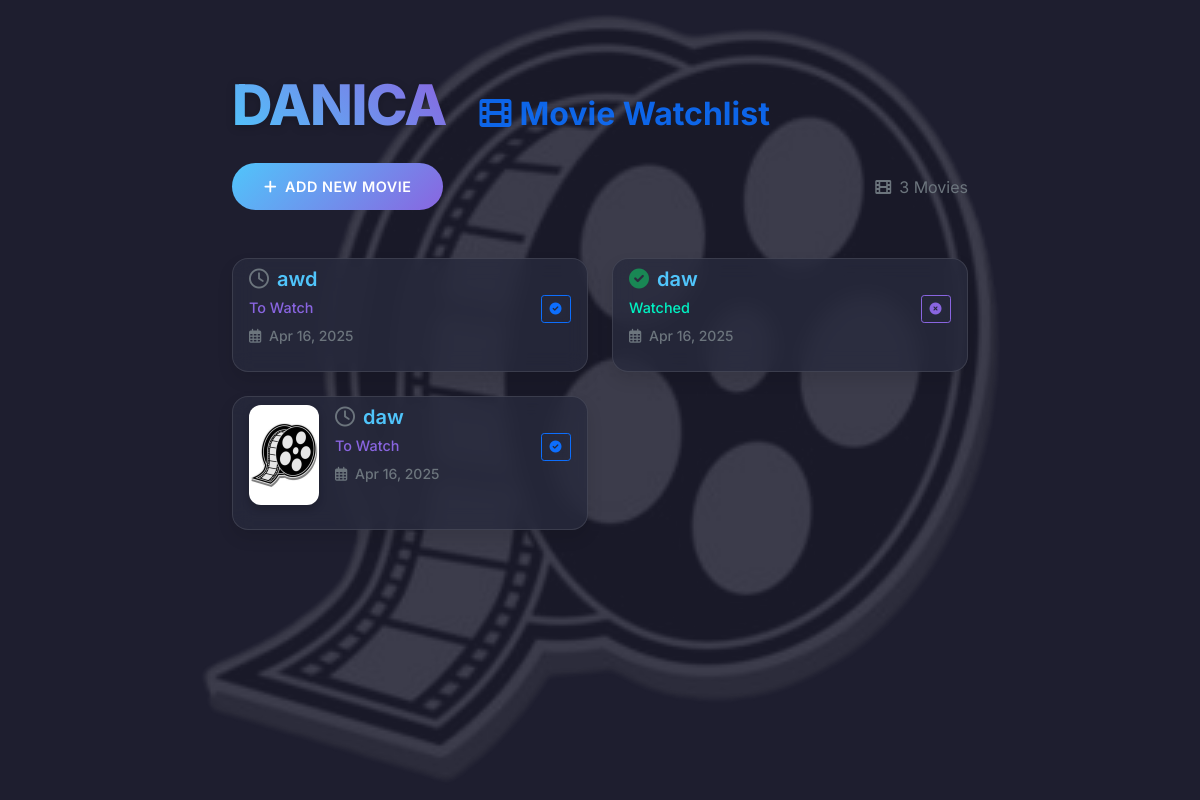
The page /movies/ on the database as committed earlier.
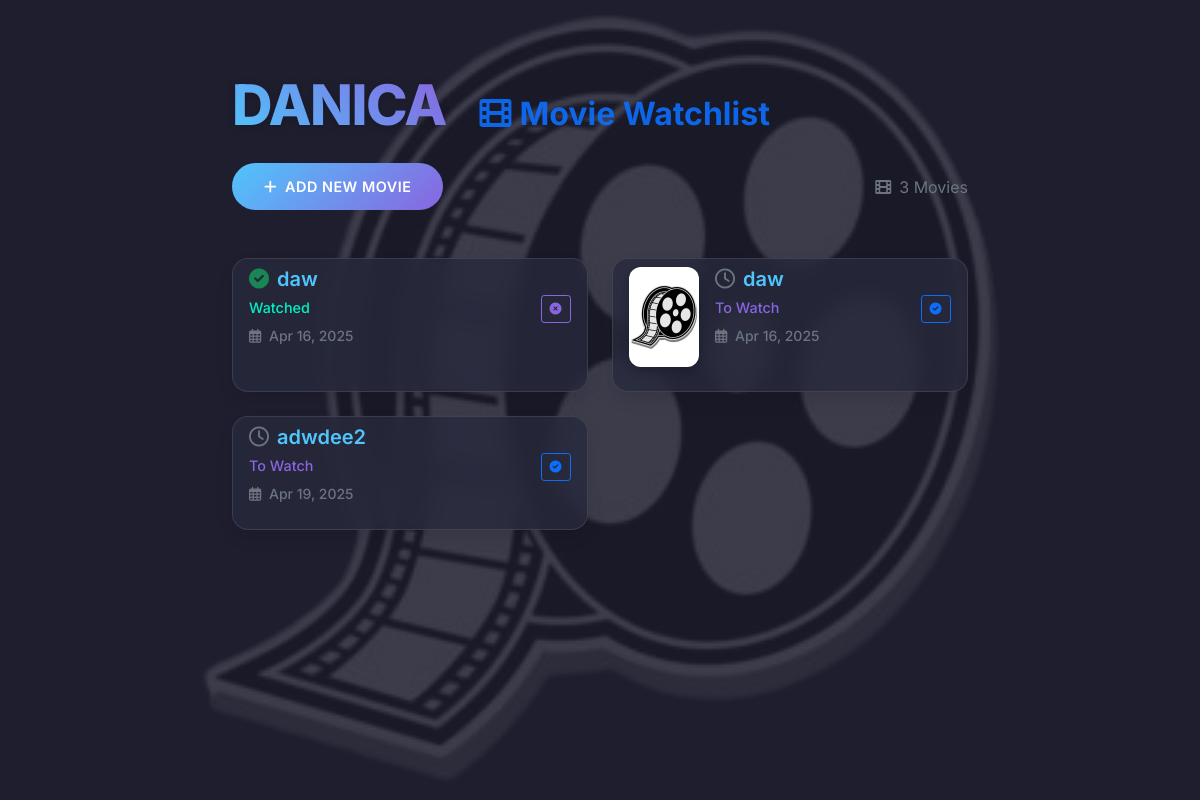
The same page on the database as committed later.
### watchlist/models.py (models this page shows, shortened)
class Movie(models.Model):
    title = models.CharField(max_length=200)
    description = models.TextField(blank=True)
    watched = models.BooleanField(default=False)
    date_added = models.DateTimeField(auto_now_add=True)
    poster = models.ImageField(upload_to='movie_posters/', null=True, blank=True)

### watchlist/views.py (the view)
# urls.py: path('movies/', MovieListView.as_view(), name='movie-list'),  # Move movie list to /movies/ URL
class MovieListView(ListView):
    model = Movie
    template_name = 'watchlist/movie_list.html'
    context_object_name = 'movies'

### watchlist/templates/watchlist/movie_list.html (shortened to what this page needs)
{% extends 'watchlist/base.html' %}
{% block content %}
<div class="mb-5">
    <h1 class="mb-4 movie-title d-flex align-items-center">
        <a href="{% url 'home' %}" class="text-decoration-none">
            <span class="logo-text me-4">Danica</span>
            <span class="title-text"><i class="fas fa-film me-2"></i>Movie Watchlist</span>
        </a>
    </h1>
    <div class="d-flex justify-content-between align-items-center mb-4">
        <a href="{% url 'movie-create' %}" class="btn btn-primary">
            <i class="fas fa-plus me-2"></i>Add New Movie
        </a>
        <div class="text-muted">
            <i class="fas fa-film me-2"></i>{{ movies|length }} Movies
        </div>
    </div>
</div>
<div class="row g-4">
    {% for movie in movies %}
        <div class="col-md-6">
            <a href="{% url 'movie-detail' movie.pk %}" class="text-decoration-none">
                <div class="list-group-item movie-card h-100">
                    <div class="d-flex gap-3">
                        {% if movie.poster %}
                            <div class="flex-shrink-0">
                                <img src="{{ movie.poster.url }}" alt="{{ movie.title }}" class="movie-poster">
                            </div>
                        {% endif %}
                        <div class="flex-grow-1">
                            <h5 class="mb-1 movie-title d-flex align-items-center">
                                {% if movie.watched %}
                                    <i class="fas fa-check-circle me-2 text-success"></i>
                                {% else %}
                                    <i class="far fa-clock me-2 text-muted"></i>
                                {% endif %}
                                {{ movie.title }}
                            </h5>
                            <div class="d-flex justify-content-between align-items-center">
                                <p class="mb-1 movie-status {% if movie.watched %}watched{% endif %}">
                                    {% if movie.watched %}Watched{% else %}To Watch{% endif %}
                                </p>
                                <form method="post" action="{% url 'movie-toggle' movie.pk %}" class="d-inline">
                                    <button type="submit" class="btn btn-xs {% if movie.watched %}btn-outline-secondary{% else %}btn-outline-primary{% endif %}">
                                        {% if movie.watched %}
                                            <i class="fas fa-times-circle"></i>
                                        {% else %}
                                            <i class="fas fa-check-circle"></i>
                                        {% endif %}
                                    </button>
                                </form>
                            </div>
                            <small class="text-muted">
                                <i class="far fa-calendar-alt me-1"></i>
                                {{ movie.date_added|date:"M d, Y" }}
                            </small>
                        </div>
                    </div>
                </div>
            </a>
        </div>
    {% endfor %}
</div>
{% endblock %}

### watchlist/templates/watchlist/base.html (shortened to what this page needs)
<!DOCTYPE html>
<html>
<head>
    <link href="https://cdn.jsdelivr.net/npm/bootstrap@5.1.3/dist/css/bootstrap.min.css" rel="stylesheet">
    <link href="https://cdnjs.cloudflare.com/ajax/libs/font-awesome/6.0.0/css/all.min.css" rel="stylesheet">
    {% load static %}
    <link rel="stylesheet" type="text/css" href="{% static 'watchlist/css/styles.css' %}">
</head>
<body>
    <div class="bg-image"></div>
    <div class="content-overlay">
        <div class="container mt-4">
            {% block content %}
            {% endblock %}
        </div>
    </div>
</body>
</html>

### watchlist/static/watchlist/css/styles.css (style rules this page uses)
:root { --primary-gradient: linear-gradient(135deg, #50c5fb, #8965e0); --secondary-gradient: linear-gradient(135deg, #272a3d, #1e1e2f); --hover-transition: all 0.3s cubic-bezier(0.4, 0, 0.2, 1); }
body { background-color: #1e1e2f; font-family: 'Inter', -apple-system, BlinkMacSystemFont, sans-serif; color: #e4e4e4; }
.container { max-width: 800px; padding: 3rem 2rem; }
.movie-title { color: #50c5fb; font-weight: 600; }
.list-group-item { border: none; margin-bottom: 1rem; border-radius: 16px !important; box-shadow: 0 8px 16px rgba(0,0,0,0.1); transition: var(--hover-transition); background: rgba(39, 42, 61, 0.8); backdrop-filter: blur(10px); border: 1px solid rgba(255, 255, 255, 0.1); }
.movie-status { font-size: 0.9rem; font-weight: 500; color: #8965e0; }
.movie-status.watched { color: #00f2c3; }
.btn { border-radius: 30px; padding: 0.8rem 2rem; font-weight: 600; text-transform: uppercase; font-size: 0.9rem; letter-spacing: 0.5px; transition: var(--hover-transition); }
.btn-primary { background: var(--primary-gradient); border: none; position: relative; overflow: hidden; }
.btn-primary::after { content: ''; position: absolute; top: 0; left: 0; width: 100%; height: 100%; background: linear-gradient(135deg, rgba(255,255,255,0.2), transparent); opacity: 0; transition: var(--hover-transition); }
.btn-outline-secondary { color: #8965e0; border-color: #8965e0; background: transparent; backdrop-filter: blur(4px); }
.btn-outline-primary { backdrop-filter: blur(4px); }
.btn-xs { padding: 0.25rem 0.5rem; font-size: 0.75rem; line-height: 1.5; border-radius: 0.2rem; }
.logo-text { font-size: 3.5rem; font-weight: 800; background: linear-gradient(45deg, #50c5fb, #8965e0); -webkit-background-clip: text; background-clip: text; -webkit-text-fill-color: transparent; letter-spacing: -1.5px; transition: all 0.3s ease; display: inline-block; text-transform: uppercase; filter: drop-shadow(0 2px 4px rgba(0,0,0,0.2)); }
h1.movie-title { font-size: 2.5rem; font-weight: 700; margin-bottom: 1.5rem; color: #50c5fb; }
.title-text { font-size: 2rem; opacity: 0.9; }
small { color: #8965e0; font-weight: 500; }
.movie-poster { width: 70px; height: 100px; object-fit: cover; border-radius: 12px; box-shadow: 0 4px 8px rgba(0,0,0,0.2); transition: var(--hover-transition); }
.bg-image { position: fixed; top: 0; left: 0; width: 100%; height: 100%; background-image: url('../images/bg.png'); background-size: cover; background-position: center; background-repeat: no-repeat; opacity: 0.15; z-index: -1; }
.content-overlay { position: relative; z-index: 1; }

Rows that differ between the two databases and show on the page:
removed Movie: watched False (drawn), title "awd", date_added "Apr 16, 2025"
added Movie: watched False (drawn), title "adwdee2", date_added "Apr 19, 2025"
